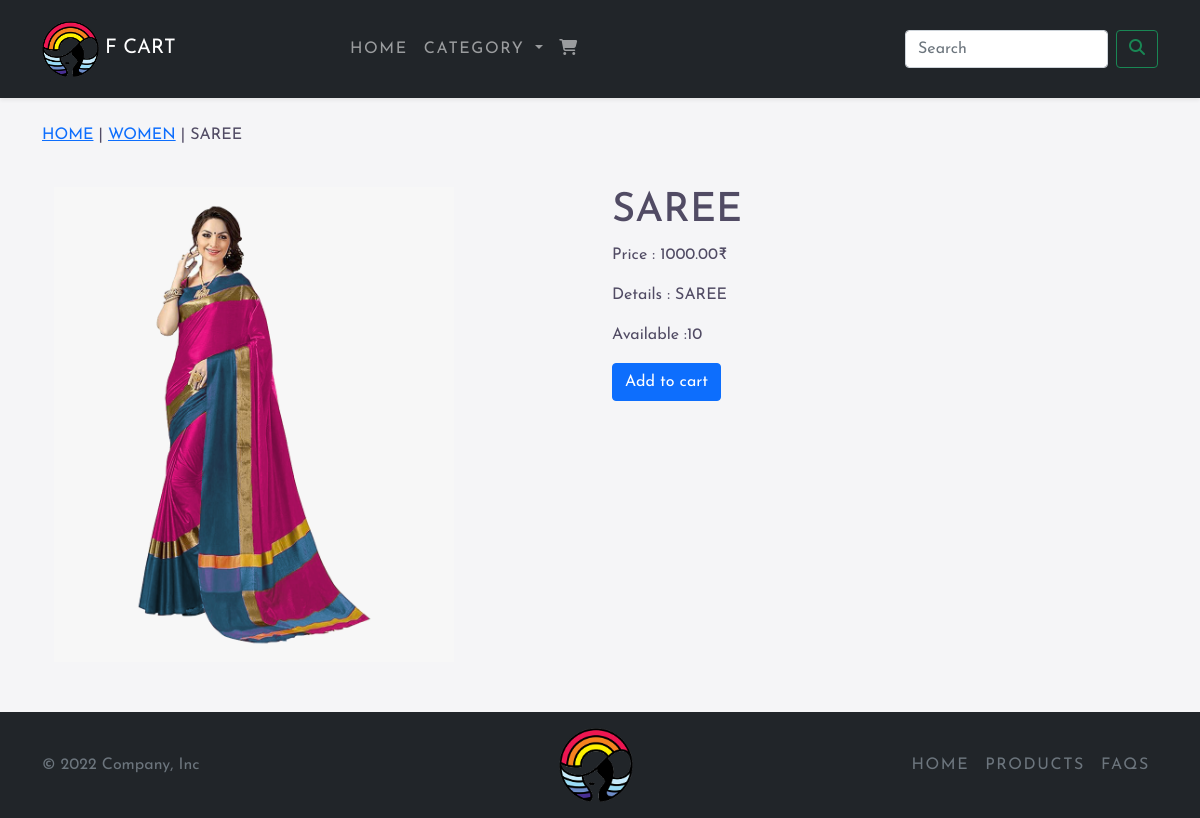
/cartapp/women/saree, run on the app's committed database.
### cartapp/models.py (models this page shows, shortened)
class Products(models.Model):
    name = models.CharField(max_length=250, unique=True)
    slug = models.SlugField(max_length=250, unique=True)
    des = models.TextField(blank=True)
    price = models.DecimalField(max_digits=10, decimal_places=2)
    category = models.ForeignKey(Category, on_delete=models.CASCADE)
    img = models.ImageField(upload_to='product', blank=True)
    stock = models.IntegerField()
    available = models.BooleanField(default=True)
    created = models.DateField(auto_now_add=True)
    updated = models.DateField(auto_now=True)
    class Meta:
        ordering = ('name',)
        verbose_name = 'product'
        verbose_name_plural = 'products'

class Category(models.Model):
    name = models.CharField(max_length=250, unique=True)
    slug = models.SlugField(max_length=250, unique=True)
    des = models.TextField(blank=True)
    img = models.ImageField(upload_to='category', blank=True)
    class Meta:
        ordering = ('name',)
        verbose_name = 'category'
        verbose_name_plural = 'categories'
    def get_url(self):
        return reverse('cartapp:Products_By_Category', args=[self.slug])
    def __str__(self):
        return '{}'.format(self.name)

### cartapp/views.py (the view)
# urls.py: path('<slug:c_slug>/<slug:product_slug>', views.proDetail, name='Product_Category_Detail'),
def proDetail(request, c_slug, product_slug):
    try:
        product=Products.objects.get(category__slug=c_slug, slug=product_slug)
    except Exception as e:
        raise e
    return render(request, 'product.html',{'product': product})

### bag/context_processors.py (called while the page is built)
def counter(request):
    item_count= 0
    if 'admin' in request.path:
        return {}
    else:
        try:
            cart = Bag.objects.filter(bag_id=_bag_id(request))
            cart_items = CartItem.objects.all().filter(bag=cart[:1])
            for cart_item in cart_items:
                item_count += cart_item.quantity
        except Bag .DoesNotExist:
            item_count = 0
    return dict(item_count=item_count)

### bag/views.py (called while the page is built)
def _bag_id(request):
    bag = request.session.session_key
    if not bag:
        bag = request.session.create()
    return bag

### cartapp/context_processors.py (called while the page is built)
def menu_links(request):
    links = Category.objects.all()
    return dict(links=links)

### templates/product.html (shortened to what this page needs)
{% extends 'base.html' %}
{% load static %}
{% block content %}
    <div class="first1">
        <p><a href="{% url 'cartapp:allProdCat' %}">Home</a> | <a href="{{ product.category.get_url}}">{{product.category}}</a> | <a>{{product.name}}</a></p>
    </div>
    <br>
    <div class="container">
        <div class="row">
            <div class="col-12 col-sm-12 col-md-12 col-lg-6">
                <div>
                    <img src="{{product.img.url}}" alt="{{product.name}}" class="product_img2">
                </div>
            </div>
            <div class="col-12 col-sm-12 col-md-12 col-lg-6">
                <div class="first">
                    <h1>{{product.name}}</h1>
                    <p>Price : {{product.price}}<span>&#8377;</span></p>
                    <p>Details : {{product.des}}</p>
                    {% if product.stock <= 0 %}
                    <p><b>Out of Stock</b></p>
                    {% else %}
                    <p>Available :{{product.stock}}</p>
                    <a href="{% url 'bag:add_bag' product.id %}" class="btn btn-primary">Add to cart</a>
                    {% endif %}
                </div>
            </div>
        </div>
    </div>
{% endblock %}

### static/css/style.css (style rules this page uses)
body { background: #f5f5f7; color: #514B64; text-color: #fff; min-height: 100vh; font-family: 'Josefin Sans', sans-serif; }
.first { padding-top:auto; padding-bottom:35px; }
.first h1, h4 { text-transform: uppercase; }
.first p { text-align:justify; }
.first1 { text-transform: uppercase; margin-top:25px; padding-bottom:auto; }
.product_img2 { width:400px; margin-top: auto; margin-bottom: 50px; }

### data on the page
Products: category "WOMEN", name "SAREE", img (picture), price "1000.00", des "SAREE", stock "10"
